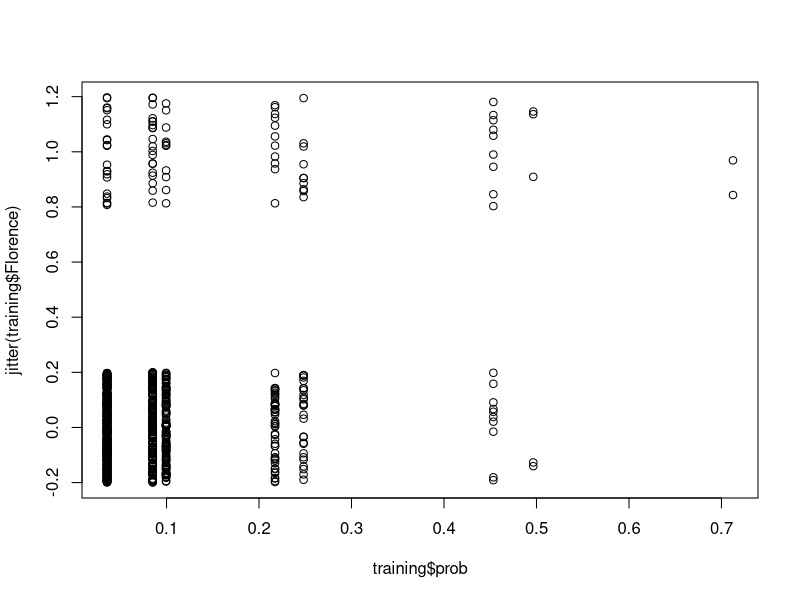
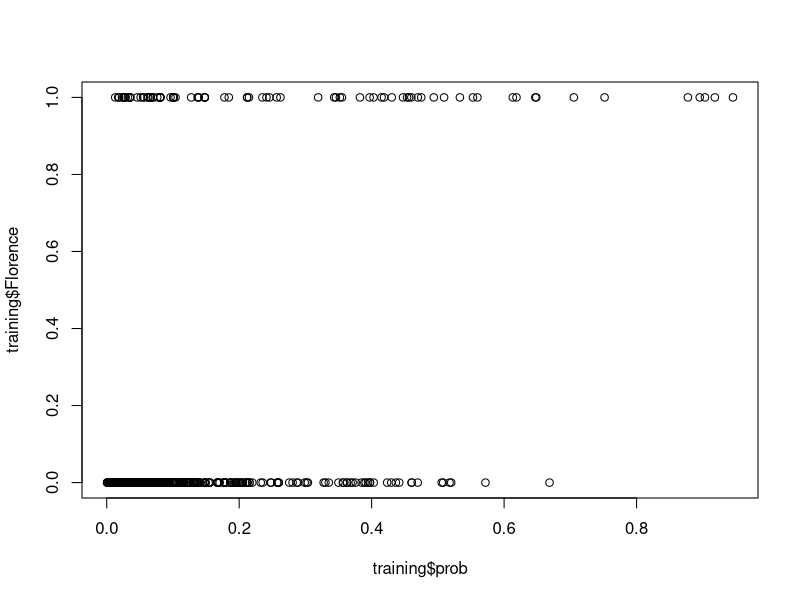

Here is the R script that generated these plots, in order:
library(car)
library(MASS)
# Import data - logistic_case_study.csv
data<-read.csv("data/florence.csv")

#Split your dataset
set.seed(110)
sub <- sample(nrow(data), floor(nrow(data) * 0.7))
training <- data[sub,]
testing <- data[-sub,]
rownames(training)<-1:nrow(training)
rownames(testing)<-1:nrow(testing)

# Building a model
names(data)
fit<-glm(Florence~ArtBks+Gender,data=training,
        family=binomial())
# Model summary
summary(fit)

# Predict probablity values using 
# predict() function
training$prob<-predict(fit,type="response")

# Plot predicted against target variable
plot(training$prob,jitter(training$Florence))

# Model building step 1: Model selection

# Code snippet to build model formula
listvar=names(training)
listvar<-listvar[-c(20,18,1,2)]
(fmla <- as.formula(paste("Florence ~ ", 
              paste(listvar, collapse= "+"))))


# Build model with all variables
fit1<-glm(fmla,data=training,family=binomial())
summary(fit1)
# Model selection to remove insignificant 
# variables
fit_step<-stepAIC(fit1)
# Checking for multicollinearity
vif(fit_step)


# Removing "F" from the list of input variables
listvar=names(training)
listvar<-listvar[-c(20,18,1,2,6)]
(fmla <- as.formula(paste("Florence ~ ", 
                          paste(listvar, collapse= "+"))))


# Build model with all variables minus F
fit2<-glm(fmla,data=training,family=binomial())
summary(fit2)
# Model selection to remove insignificant 
# variables
fit_step_2<-stepAIC(fit2)

# Checking for multicollinearity
vif(fit_step_2)
summary(fit_step_2)

# Make predictions on training
training$prob<-predict(fit_step_2,type="response")

# Make predictions on validation
testing$prob<-predict(fit_step_2,newdata=testing,
                      type="response")


# Plotting probabilities
plot(training$prob,training$Florence)

# Sensitivity & Specificity
# For a cut-off of 0.2 & 0.1, calculate class
training$class1<-ifelse(training$prob>=0.2,1,0)
training$class2<-ifelse(training$prob>=0.1,1,0)

# Cross tab of Florence against class
table(training$Florence,training$class1)
table(training$Florence,training$class2)

# For a cut-off of 0.2 & 0.1, calculate class
# for validation
testing$class1<-ifelse(testing$prob>=0.2,1,0)
testing$class2<-ifelse(testing$prob>=0.1,1,0)

# Cross tab of Florence against class
table(testing$Florence,testing$class1)
table(testing$Florence,testing$class2)

